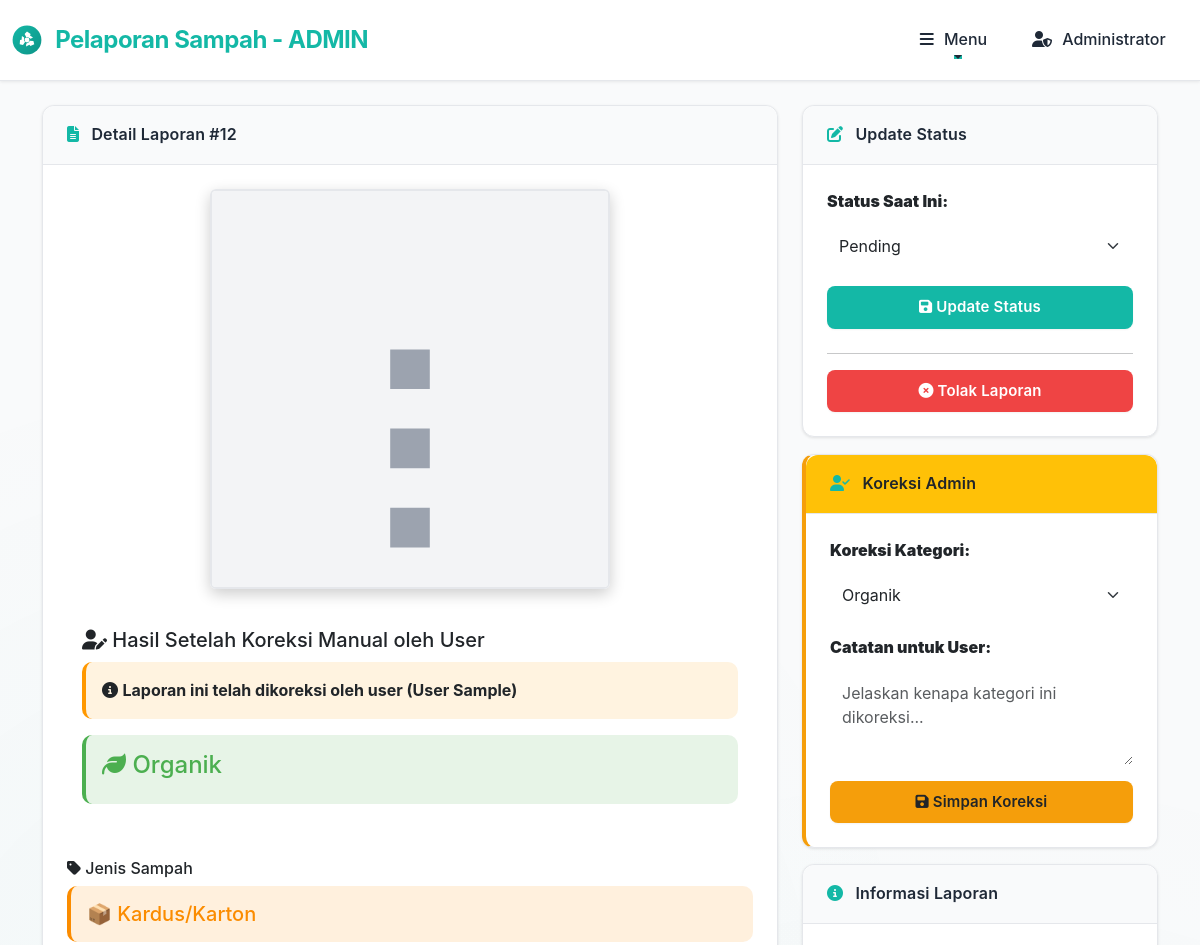
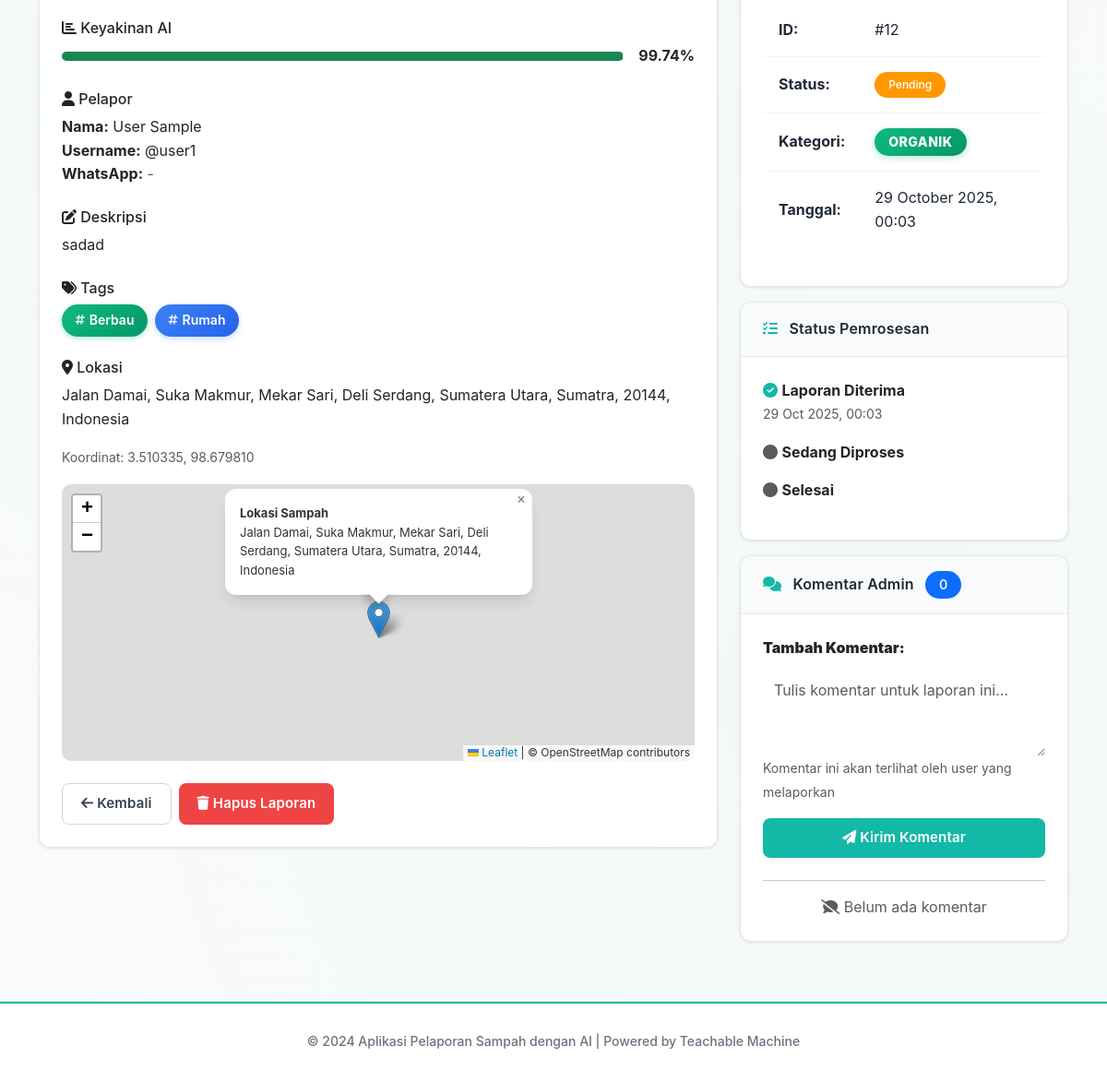
The page /admin/detail.php?id=12 (signed in) on the database its author committed (2 pictures, top to bottom).
### tables this page shows
CREATE TABLE IF NOT EXISTS `reports` (
  `id` int(11) NOT NULL AUTO_INCREMENT,
  `user_id` int(11) NOT NULL,
  `kategori` enum('organik','anorganik','b3') NOT NULL,
  `jenis_sampah` enum(
    'daun','makanan','kayu','buah_sayur','kotoran_hewan','tulang','kulit_telur','ampas_kopi','kotoran_dapur','kertas_tisu','serbuk_gergaji',
    'botol_plastik','kantong_plastik','gelas_plastik','sedotan_plastik','styrofoam','kemasan_plastik','ember_plastik','mainan_plastik','jerigen_plastik','plastik_lainnya','plastik',
    'kertas','koran','buku','karton','kertas_kantor','amplop','dus_bekas',
    'kaleng_minuman','kaleng_makanan','logam','kawat','paku','seng','foil_aluminium',
    'botol_kaca','pecahan_kaca','cermin','stoples_kaca','kaca',
    'kain','sepatu','tas','selimut','boneka','topi',
    'ban_bekas','sandal_karet','sarung_tangan','balon','pipa_pralon',
    'keramik','bata','karpet','kasur','furniture','gabus','lilin',
    'baterai','lampu','elektronik','hp_bekas','komputer','tv_bekas','kabel_elektronik','charger','aki',
    'oli','cat','obat','pestisida','semprot_serangga','tinta_printer','kaleng_aerosol','termometer',
    'masker','jarum_suntik','sarung_tangan_medis','perban',
    'tidak_diketahui','lainnya'
  ) DEFAULT NULL COMMENT 'Jenis sampah spesifik - 80+ kategori',
  `gambar` varchar(255) NOT NULL,
  `additional_images` text DEFAULT NULL COMMENT 'JSON array untuk gambar tambahan',
  `deskripsi` text DEFAULT NULL,
  `lokasi_latitude` decimal(10,8) NOT NULL,
  `lokasi_longitude` decimal(11,8) NOT NULL,
  `alamat_lokasi` text NOT NULL,
  `whatsapp_number` varchar(20) DEFAULT NULL COMMENT 'Nomor WhatsApp user untuk notifikasi',
  `confidence` decimal(5,2) DEFAULT NULL COMMENT 'Engine confidence score (0-100)',
  `engine_prediction` enum('organik','anorganik','b3') DEFAULT NULL,
  `is_corrected` tinyint(1) DEFAULT 0 COMMENT 'Apakah sudah dikoreksi manual oleh admin',
  `correction_note` text DEFAULT NULL COMMENT 'Catatan koreksi dari admin',
  `tags` varchar(500) DEFAULT NULL COMMENT 'Comma-separated tags untuk analitik',
  `status` enum('pending','diproses','selesai') DEFAULT 'pending',
  `created_at` timestamp NOT NULL DEFAULT current_timestamp(),
  PRIMARY KEY (`id`),
  KEY `user_id` (`user_id`),
  KEY `idx_status` (`status`),
  KEY `idx_kategori` (`kategori`),
  KEY `idx_created_at` (`created_at`),
  CONSTRAINT `reports_ibfk_1` FOREIGN KEY (`user_id`) REFERENCES `users` (`id`) ON DELETE CASCADE
);

CREATE TABLE IF NOT EXISTS `users` (
  `id` int(11) NOT NULL AUTO_INCREMENT,
  `username` varchar(50) NOT NULL,
  `password` varchar(255) NOT NULL,
  `google_id` varchar(100) DEFAULT NULL COMMENT 'Google OAuth User ID',
  `email` varchar(255) DEFAULT NULL COMMENT 'Email dari Google OAuth',
  `google_picture` text DEFAULT NULL COMMENT 'URL foto profil dari Google',
  `nama` varchar(100) NOT NULL,
  `nomor_hp` varchar(20) DEFAULT NULL,
  `alamat` text NOT NULL,
  `latitude` decimal(10,8) DEFAULT NULL,
  `longitude` decimal(11,8) DEFAULT NULL,
  `role` enum('user','admin') DEFAULT 'user',
  `created_at` timestamp NOT NULL DEFAULT current_timestamp(),
  PRIMARY KEY (`id`),
  UNIQUE KEY `username` (`username`),
  KEY `idx_google_id` (`google_id`),
  KEY `idx_email` (`email`)
);

### admin/detail.php (the view, shortened to what the rows shown need)
<?php
require_once '../classes/Report.php';
require_once '../assets/js/jenis-sampah.php';
$database = new Database();
$db = $database->getConnection();
$report = new Report($db);
$id = filter_input(INPUT_GET, 'id', FILTER_VALIDATE_INT);
$reportData = $report->getById($id);
?>
<!DOCTYPE html>
<html lang="id">
<head>
    <link href="https://cdn.jsdelivr.net/npm/bootstrap@5.3.0/dist/css/bootstrap.min.css" rel="stylesheet">
    <link rel="stylesheet" href="https://cdnjs.cloudflare.com/ajax/libs/font-awesome/6.4.0/css/all.min.css">
    <link rel="stylesheet" href="https://unpkg.com/leaflet@1.9.4/dist/leaflet.css" />
    <link rel="stylesheet" href="../assets/css/style.css">
</head>
<body>
    <div class="container mt-4 mb-5">
        <div class="row">
            <div class="col-lg-8">
                <div class="card fade-in">
                    <div class="card-header">
                        <i class="fas fa-file-alt"></i> Detail Laporan #<?php echo $reportData['id']; ?>
                    </div>
                    <div class="card-body">
                        <div class="text-center mb-4">
                        </div>
                        <div class="classification-result mb-4">
                            <?php if (!empty($reportData['admin_correction'])): ?>
                                <h5><i class="fas fa-check-double"></i> Hasil Koreksi Admin</h5>
                                <div class="alert" style="background-color: #d1fae5; border-left: 4px solid #10b981;">
                                    <p class="mb-0">
                                        <i class="fas fa-user-shield"></i>
                                        <strong>Laporan ini telah dikoreksi oleh Admin.</strong>
                                    </p>
                                    <small class="text-muted">
                                        Kategori saat ini valid sesuai kebijakan admin.
                                    </small>
                                    <?php if (!empty($reportData['admin_feedback'])): ?>
                                        <hr>
                                        <p class="mb-0">
                                            <strong>Catatan Admin:</strong><br>
                                            <em>"<?php echo nl2br(htmlspecialchars($reportData['admin_feedback'])); ?>"</em>
                                        </p>
                                    <?php endif; ?>
                                </div>
                            <?php elseif (isset($reportData['is_corrected']) && $reportData['is_corrected']): ?>
                                <h5><i class="fas fa-user-edit"></i> Hasil Setelah Koreksi Manual oleh User</h5>
                                <div class="alert" style="background-color: #fff3e0; border-left: 4px solid #ff9800;">
                                    <p class="mb-0">
                                        <i class="fas fa-info-circle"></i>
                                        <strong>Laporan ini telah dikoreksi oleh user (<?php echo htmlspecialchars($reportData['user_nama']); ?>)</strong>
                                    </p>
                                </div>
                            <?php else: ?>
                                <h5><i class="fas fa-robot"></i> Hasil Klasifikasi AI</h5>
                            <?php endif; ?>
                        </div>
                        <?php if (isset($reportData['jenis_sampah'])): ?>
                            <?php $jenisInfo = getJenisSampahInfo($reportData['jenis_sampah']); ?>
                            <div class="mb-4">
                                <h6><i class="fas fa-tag"></i> Jenis Sampah</h6>
                                <div class="alert" style="background-color: <?php echo $jenisInfo['color']; ?>22; border-left: 4px solid <?php echo $jenisInfo['color']; ?>;">
                                    <h5 style="color: <?php echo $jenisInfo['color']; ?>; margin-bottom: 0;">
                                        <?php echo $jenisInfo['icon']; ?> <?php echo $jenisInfo['label']; ?>
                                    </h5>
                                </div>
                            </div>
                        <?php endif; ?>
                        <?php if (isset($reportData['confidence'])): ?>
                            <div class="mb-4">
                                <h6><i class="fas fa-chart-bar"></i> Keyakinan AI</h6>
                                <div class="d-flex align-items-center">
                                    <div class="progress flex-grow-1 me-3" style="height: 10px;">
                                        <div class="progress-bar <?php echo $reportData['confidence'] > 80 ? 'bg-success' : ($reportData['confidence'] > 50 ? 'bg-warning' : 'bg-danger'); ?>"
                                             role="progressbar"
                                             style="width: <?php echo $reportData['confidence']; ?>%">
                                        </div>
                                    </div>
                                    <span class="fw-bold"><?php echo $reportData['confidence']; ?>%</span>
                                </div>
                            </div>
                        <?php endif; ?>
                        <div class="mb-4">
                            <h6><i class="fas fa-user"></i> Pelapor</h6>
                            <p>
                                <strong>Nama:</strong> <?php echo htmlspecialchars($reportData['user_nama'] ?? $reportData['guest_name'] ?? 'Guest'); ?><br>
                                <?php if (!empty($reportData['username'])): ?>
                                <strong>Username:</strong> @<?php echo htmlspecialchars($reportData['username']); ?><br>
                                <?php else: ?>
                                <strong>Username:</strong> <span class="badge bg-secondary">Guest/Non-Member</span><br>
                                <?php endif; ?>
                                <?php
                                $whatsapp = !empty($reportData['whatsapp_number']) ? $reportData['whatsapp_number'] :
                                           (!empty($reportData['user_nomor_hp']) ? $reportData['user_nomor_hp'] : '');
                                ?>
                                <?php if (!empty($whatsapp)): ?>
                                <strong>WhatsApp:</strong>
                                <a href="https://wa.me/<?php echo preg_replace('/[^0-9]/', '', $whatsapp); ?>"
                                   target="_blank"
                                   class="text-success"
                                   style="text-decoration: none;">
                                    <i class="fab fa-whatsapp"></i> <?php echo htmlspecialchars($whatsapp); ?>
                                    <small class="text-muted">(klik untuk chat)</small>
                                </a>
                                <?php else: ?>
                                <strong>WhatsApp:</strong> <span class="text-muted">-</span>
                                <?php endif; ?>
                            </p>
                        </div>
                        <?php if ($reportData['deskripsi']): ?>
                            <div class="mb-4">
                                <h6><i class="fas fa-edit"></i> Deskripsi</h6>
                                <p><?php echo nl2br(htmlspecialchars($reportData['deskripsi'])); ?></p>
                            </div>
                        <?php endif; ?>
                        <?php if (!empty($reportData['tags'])): ?>
                            <div class="mb-4">
                                <div class="tags-display">
                                    <?php
                                    $tagsArray = explode(',', $reportData['tags']);
                                    foreach ($tagsArray as $tag):
                                        $tag = trim($tag);
                                        if (!empty($tag)):
                                    ?>
                                        <span class="tag-badge">
                                            <i class="fas fa-hashtag"></i> <?php echo htmlspecialchars($tag); ?>
                                        </span>
                                    <?php
                                        endif;
                                    endforeach;
                                    ?>
                                </div>
                            </div>
                        <?php endif; ?>
                        <div class="mb-4">
                            <h6><i class="fas fa-map-marker-alt"></i> Lokasi</h6>
                            <p><?php echo htmlspecialchars($reportData['alamat_lokasi']); ?></p>
                            <p>
                                <small class="text-muted">
                                    Koordinat: <?php echo number_format($reportData['lokasi_latitude'], 6); ?>,
                                    <?php echo number_format($reportData['lokasi_longitude'], 6); ?>
                                </small>
                            </p>
                            <div id="detailMap" style="height: 300px; border-radius: 10px;"></div>
                        </div>
                        <div class="d-grid gap-2 d-md-flex justify-content-md-start">
                        </div>
                    </div>
                </div>
            </div>
            <div class="col-lg-4">
                <div class="card mb-3 fade-in">
                    <div class="card-body">
                        <form method="POST">
                            <div class="mb-3">
                                <label class="form-label"><strong>Status Saat Ini:</strong></label>
                                <select name="status" class="form-select" id="statusSelect">
                                    <option value="pending" <?php echo $reportData['status'] == 'pending' ? 'selected' : ''; ?>>
                                        Pending
                                    </option>
                                </select>
                            </div>
                        </form>
                    </div>
                </div>
                <div class="card mb-3 fade-in" style="border-left: 4px solid #f59e0b;">
                    <div class="card-body">
                        <form method="POST">
                            <div class="mb-3">
                                <label class="form-label"><strong>Koreksi Kategori:</strong></label>
                                <select name="admin_correction" class="form-select">
                                    <option value="organik" <?php echo $reportData['kategori'] == 'organik' ? 'selected' : ''; ?>>Organik</option>
                                </select>
                            </div>
                        </form>
                    </div>
                </div>
                <div class="card mb-3 fade-in">
                    <div class="card-body">
                        <table class="table table-sm">
                            <tr>
                                <td><strong>ID:</strong></td>
                                <td>#<?php echo $reportData['id']; ?></td>
                            </tr>
                            <tr>
                                <td>
                                    <span class="badge badge-<?php echo $reportData['status']; ?>">
                                        <?php echo ucfirst($reportData['status']); ?>
                                    </span>
                                </td>
                            </tr>
                            <tr>
                                <td>
                                    <span class="badge badge-<?php echo $reportData['kategori']; ?>">
                                        <?php echo strtoupper($reportData['kategori']); ?>
                                    </span>
                                </td>
                            </tr>
                            <tr>
                                <td><strong>Tanggal:</strong></td>
                                <td><?php echo date('d F Y, H:i', strtotime($reportData['created_at'])); ?></td>
                            </tr>
                        </table>
                    </div>
                </div>
                <div class="card mb-3 fade-in">
                    <div class="card-body">
                        <ul class="list-unstyled">
                            <li class="mb-3">
                                <i class="fas fa-check-circle <?php echo in_array($reportData['status'], ['pending', 'diproses', 'selesai']) ? 'text-success' : ($reportData['status'] == 'ditolak' ? 'text-danger' : 'text-muted'); ?>"></i>
                                <strong>Laporan Diterima</strong>
                                <br><small class="text-muted"><?php echo date('d M Y, H:i', strtotime($reportData['created_at'])); ?></small>
                            </li>
                        </ul>
                    </div>
                </div>
            </div>
        </div>
    </div>
</body>
</html>

### rows shown on the page
reports: id "12", user.nama "User Sample", jenis_sampah "📦", jenis_sampah "Kardus/Karton", confidence "99.74", user.username "user1", deskripsi "sadad", tags "Berbau", tags "Rumah", alamat_lokasi "Jalan Damai, Suka Makmur, Mekar Sari, Deli Serdang, Sumatera Utara, Sumatra, 20144, Indonesia", lokasi_latitude "3.510335", lokasi_longitude "98.679810", status "Pending", admin_correction "Organik", kategori "ORGANIK", created_at "29 October 2025, 00:03", created_at "29 Oct 2025, 00:03"

### other values the page prints
$_SESSION['nama'] "Administrator"
$categoryName "Organik"
count($reportComments) "0"
